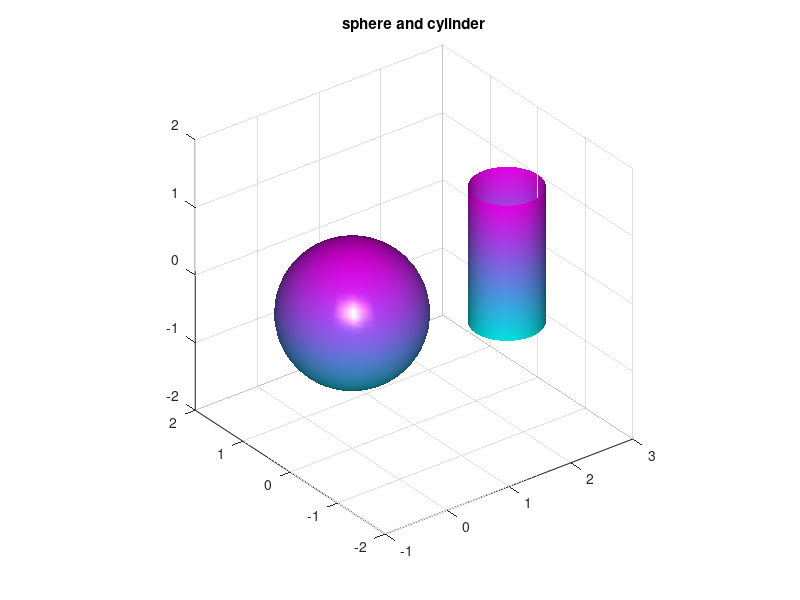

Here is the MATLAB script that generated this plot:
% 기본 입체 / Solids
% 구, 원기둥, 조명과 재질
% A sphere and a cylinder with light and material
% (script sample — MySimulationMath start page)
% Simple solids with lighting.
[x, y, z] = sphere(40);
surf(x, y, z, 'EdgeColor', 'none'); hold on
[cx, cy, cz] = cylinder(0.5, 40);
surf(cx + 2.5, cy, 2*cz - 1, 'EdgeColor', 'none'); hold off
axis equal; shading interp; colormap(cool)
camlight headlight; lighting gouraud; material shiny
title('sphere and cylinder');
